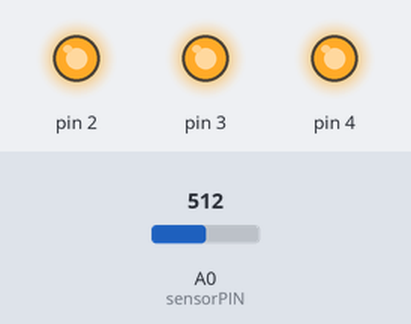
Recording of a sketch running on a simulated Arduino Uno, built with avr-gcc and run on an emulated ATmega328P. On the bench: output pins drawn as LEDs (lit = HIGH). The inputs (shaded band) are chosen by the test bench; at power-on: A0 (sensorPIN) = 512. What the sketch prints to the serial monitor is not drawn.

Above: at 1.2 s.
1.3 s: A0 (sensorPIN) set to 195
3.3 s: A0 (sensorPIN) set to 176
At 4.5 s:
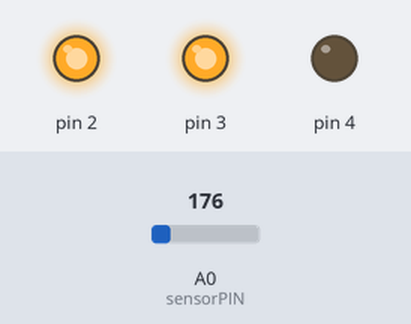
4.8 s: A0 (sensorPIN) set to 0
At 5.9 s:
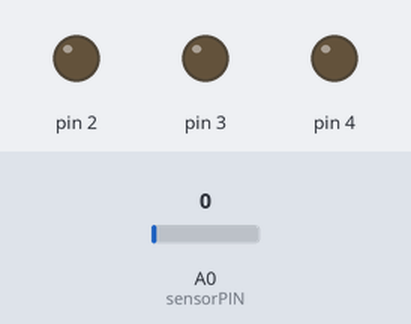
Timing chart, 0 to 7.8 s (numbered marks = the images above; inputs shaded):
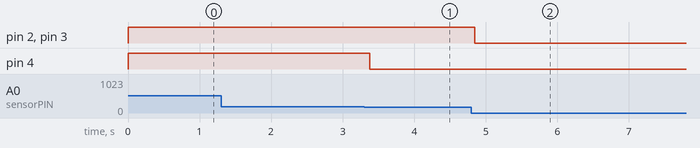

The sketch:

03-love-o-meter.ino
```cpp
// 03 starter kit video
// https://www.youtube.com/watch?v=UwTFfa_f4-0&list=PLbJTtGdesEgEeF4PXBqOUA2_LKyVSoESU&index=4

// named constant for the pin sensor is connected to
const int sensorPIN = A0;
// room temperature in Celsius
const float baselineTemp = 30.0;

void setup() {
  // put your setup code here, to run once:

  // open a serial connection to display values
  Serial.begin(9600);
  // set the led pins as outputs
  for (int pinNumber = 2; pinNumber < 5; pinNumber ++) {
    pinMode(pinNumber,OUTPUT);
    digitalWrite(pinNumber, LOW);
  }
}

void loop() {
  // put your main code here, to run repeatedly:

  // read the value on AnalogIn pin 0 and store it in a variable
  int sensorVal = analogRead(sensorPIN);

  // send the 10-bit sensor value out the serial port
  Serial.print("sensor value: ");
  Serial.print(sensorVal);

  // convert the ADC reading to voltage
  float voltage = (sensorVal / 1024.0) * 5.0;

  // send the voltage level out the serial port
  Serial.print(", Volts: ");
  Serial.print(voltage);

  // convert the voltage to temperature in degrees C
  // the sensor changes 10mV per degree
  // datasheet says there's a 500 mV offset
  // (voltage - 500 mV) times 100
  Serial.print(", degrees C: ");
  float temperature = (voltage - 0.5) * 100;

  // if the current temperature is lower than the baseline, turn off all LEDs
  if (temperature < baselineTemp + 2) {
    digitalWrite(2, LOW);
    digitalWrite(3, LOW);
    digitalWrite(4, LOW);
  } // if the temperature rises 2-4 degrees, turn the first LED on
  else if (temperature >= baselineTemp + 2 && temperature < baselineTemp +4) {
    digitalWrite(2, HIGH);
    digitalWrite(3, LOW);
    digitalWrite(4, LOW);
  } // if the temperature rises 4-6 degrees, turn the second LED on
  else if (temperature >= baselineTemp +4 && temperature < baselineTemp + 6) {
    digitalWrite(2, HIGH);
    digitalWrite(3, HIGH);
    digitalWrite(4, LOW);
  } // if the temperature rises more than 6 degrees, turn all the LEDs on
  else if (temperature >= baselineTemp + 6) {
    digitalWrite(2, HIGH);
    digitalWrite(3, HIGH);
    digitalWrite(4, HIGH);
  }
  delay(1);
}
```

Measured:
- the behaviour switches between 177 and 176 on A0 (sensorPIN) (found by bisection; images 0 and 1)
- after the input at 1.3 s, every drawn part: stays the same
- after the input at 3.3 s, pin 4: HIGH → LOW after 0.08 s
- after the input at 4.8 s, pin 2, pin 3: HIGH → LOW after 0.05 s
